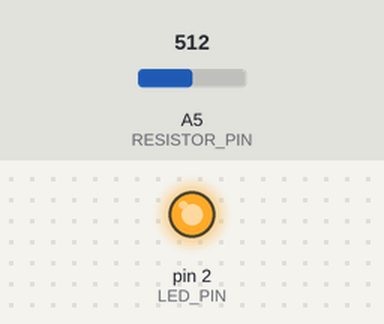
This sketch was run on a simulated Arduino Uno, built with avr-gcc and run on an emulated ATmega328P. On the bench: output pins drawn as LEDs (lit = HIGH). The inputs (shaded band) are chosen by the test bench; at power-on: A5 (RESISTOR_PIN) = 512. Sleep ends after the set time or at an interrupt; what the sketch prints to the serial monitor is not drawn. At 0.4 s the program stops and its outputs stay as they are.

Above: at 0.25 s.
Timing chart, 0 to 1.9 s (numbered marks = the images above):
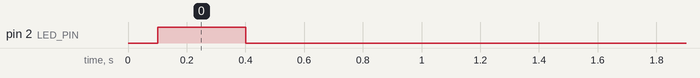

The sketch:

PhotoresistorTransistor.ino
```cpp
#include <avr\sleep.h>

#define LED_PIN 2 /*The led that acts as the base in a transistor*/
#define RESISTOR_PIN A5 /*The photoresistor used as emitter and collector*/

// the setup function runs once when you press reset or power the board
void setup() {
	pinMode(LED_PIN, OUTPUT); //Set pin to output
	//Begin serial and print the photoresistor voltage
	Serial.begin(9600);
	Serial.println(analogRead(RESISTOR_PIN));

	delay(100);

	digitalWrite(LED_PIN, HIGH); // Turn on the led

	delay(200);

	Serial.println(analogRead(RESISTOR_PIN)); // Read the voltage from the photoresistor

	delay(100);
	//Reset everything
	digitalWrite(LED_PIN, LOW);
	Serial.end();
	//Put the auduino to sleep
	set_sleep_mode(SLEEP_MODE_PWR_DOWN);
	sleep_enable();
	sleep_cpu();
}

// the loop function runs over and over again until power down or reset
void loop() {

}
```

Measured:
- by itself, pin 2 (LED_PIN): LOW → HIGH at 0.10 s, → LOW 0.30 s later
